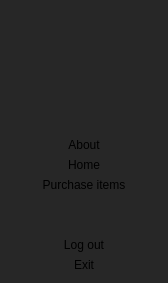
     <widget class="QWidget" name="sidebar" native="true">
      <property name="enabled">
       <bool>true</bool>
      </property>
      <property name="maximumSize">
       <size>
        <width>168</width>
        <height>16777215</height>
       </size>
      </property>
      <property name="styleSheet">
       <string notr="true">background-color: rgb(39, 39, 39);
border-radius: 20px</string>
      </property>
      <layout class="QVBoxLayout" name="verticalLayout">
       <item>
        <widget class="QLabel" name="label_3">
         <property name="minimumSize">
          <size>
           <width>121</width>
           <height>121</height>
          </size>
         </property>
         <property name="maximumSize">
          <size>
           <width>121</width>
           <height>121</height>
          </size>
         </property>
         <property name="text">
          <string/>
         </property>
         <property name="pixmap">
          <pixmap>game-store_materials/Shark.png</pixmap>
         </property>
         <property name="scaledContents">
          <bool>true</bool>
         </property>
        </widget>
       </item>
       <item>
        <widget class="QPushButton" name="btn_about">
         <property name="cursor">
          <cursorShape>PointingHandCursor</cursorShape>
         </property>
         <property name="styleSheet">
          <string notr="true">QWidget:hover{
background-color: rgb(84, 84, 84);
border-radius: 10px
}</string>
         </property>
         <property name="text">
          <string>About</string>
         </property>
         <property name="icon">
          <iconset>
           <normaloff>game-store_materials/info.png</normaloff>game-store_materials/info.png</iconset>
         </property>
         <property name="iconSize">
          <size>
           <width>40</width>
           <height>40</height>
          </size>
         </property>
        </widget>
       </item>
       <item>
        <widget class="QPushButton" name="btn_home">
         <property name="cursor">
          <cursorShape>PointingHandCursor</cursorShape>
         </property>
         <property name="styleSheet">
          <string notr="true">QWidget:hover{
background-color: rgb(84, 84, 84);
border-radius: 10px
}</string>
         </property>
         <property name="text">
          <string>Home</string>
         </property>
         <property name="icon">
          <iconset>
           <normaloff>game-store_materials/home.png</normaloff>game-store_materials/home.png</iconset>
         </property>
         <property name="iconSize">
          <size>
           <width>40</width>
           <height>40</height>
          </size>
         </property>
        </widget>
       </item>
       <item>
        <widget class="QPushButton" name="btn_purchase">
         <property name="cursor">
          <cursorShape>PointingHandCursor</cursorShape>
         </property>
         <property name="styleSheet">
          <string notr="true">QWidget:hover{
background-color: rgb(84, 84, 84);
border-radius: 10px
}</string>
         </property>
         <property name="text">
          <string>Purchase items</string>
         </property>
         <property name="icon">
          <iconset>
           <normaloff>game-store_materials/buy.png</normaloff>game-store_materials/buy.png</iconset>
         </property>
         <property name="iconSize">
          <size>
           <width>40</width>
           <height>40</height>
          </size>
         </property>
        </widget>
       </item>
       <item>
        <spacer name="verticalSpacer">
         <property name="orientation">
          <enum>Qt::Vertical</enum>
         </property>
         <property name="sizeHint" stdset="0">
          <size>
           <width>20</width>
           <height>40</height>
          </size>
         </property>
        </spacer>
       </item>
       <item>
        <widget class="QPushButton" name="btn_logout">
         <property name="cursor">
          <cursorShape>PointingHandCursor</cursorShape>
         </property>
         <property name="styleSheet">
          <string notr="true">QWidget:hover{
background-color: rgb(84, 84, 84);
border-radius: 10px
}</string>
         </property>
         <property name="text">
          <string>Log out</string>
         </property>
         <property name="icon">
          <iconset>
           <normaloff>game-store_materials/logout.png</normaloff>game-store_materials/logout.png</iconset>
         </property>
         <property name="iconSize">
          <size>
           <width>40</width>
           <height>40</height>
          </size>
         </property>
        </widget>
       </item>
       <item>
        <widget class="QPushButton" name="btn_exit">
         <property name="cursor">
          <cursorShape>PointingHandCursor</cursorShape>
         </property>
         <property name="styleSheet">
          <string notr="true">QWidget:hover{
background-color: rgb(84, 84, 84);
border-radius: 10px
}</string>
         </property>
         <property name="text">
          <string>Exit</string>
         </property>
         <property name="icon">
          <iconset>
           <normaloff>game-store_materials/exit.png</normaloff>game-store_materials/exit.png</iconset>
         </property>
         <property name="iconSize">
          <size>
           <width>35</width>
           <height>35</height>
          </size>
         </property>
        </widget>
       </item>
      </layout>
     </widget>
